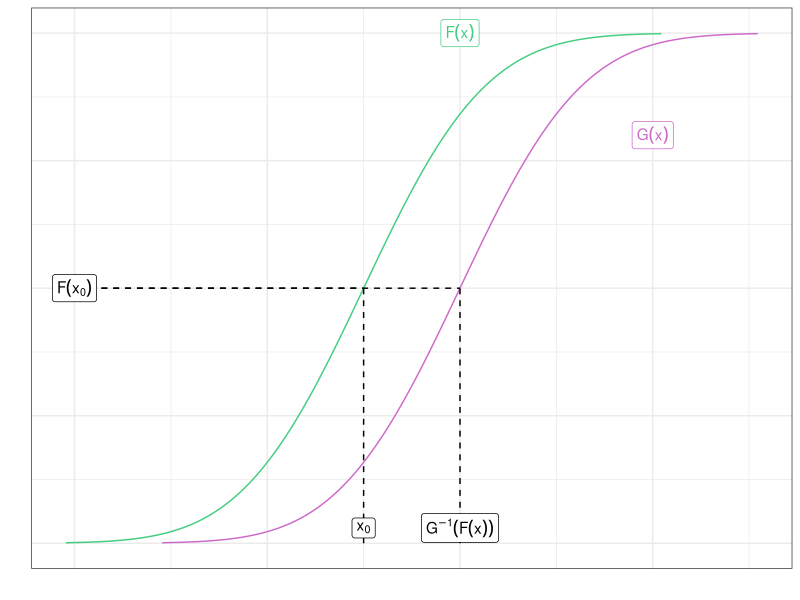

This chart was generated by the following R code:
## ---- chunk 1

library("tidyverse")

## ---- chunk 2

uu <- seq( 0.001, 1-0.001, by=0.001)

xx <- qnorm( uu, 5, 1 )
yy <- qnorm( uu, 6, 1 )

dat00 <- tibble(x=xx, y=yy, u=uu) |> 
  pivot_longer(names_to="distr", values_to="x", cols=c("x", "y") ) |> 
  mutate(
    distr = ifelse(distr=="x", "F(x)", "G(x)")
  )

dat01 <- dat00 |> filter( u==0.5 ) |> 
  mutate(
    x0 = min(dat00[["x"]]),
    u0 = 0
  )
dat02 <- tibble(
  x = c(2, 6, 8, 5, 6),
  y = c(0.5, 1.0, 0.8, 0.03, 0.03 ),
  lbl = c("F(x[0])", "F(x)", "G(x)", "x[0]", expression(G^{-1} * (F(x))) ),
  distr = c("none", "F(x)", "G(x)", "none", "none")
)


ggplot( dat00, aes(x=x, y=u) ) + 
  theme_bw() + 
  geom_line( aes(color=distr) )  + 
  theme(
    axis.text = element_blank(),
    axis.ticks = element_blank(),
    legend.position = "none"
  ) +
  labs( x="", y="" ) + 
  geom_segment( 
    data=dat01, aes(x=x0, xend=x, y=u, yend=u ),
    color = "black", linetype="dashed"
  ) + 
  geom_segment( 
    data=dat01, aes(x=x, xend=x, y=u0, yend=u ),
    color = "black", linetype="dashed"
  ) + 
  geom_label(
    data=dat02, aes(x=x, y=y, label=lbl, color=distr), parse=TRUE
  ) + 
  scale_color_manual(
    values = c( "none"="black", "F(x)"="seagreen3", "G(x)"="orchid3")
  )
